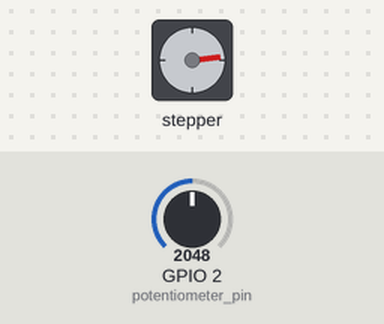
The program below on a simulated ESP32 board running MicroPython. Shown: stepper motor. The inputs (shaded band) are chosen by the test bench; at power-on: GPIO 2 (potentiometer_pin) = 2048 (analog values on the 0–4095 scale). What the program prints to the serial console is not drawn.

Above: at 1.2 s.
1.3 s: GPIO 2 (potentiometer_pin) set to 5
At 3.3 s:
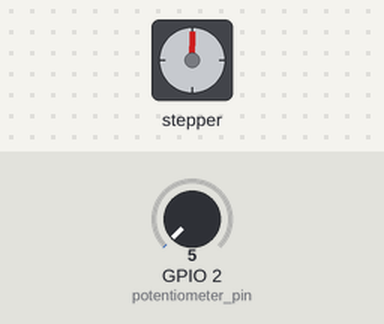
3.6 s: GPIO 2 (potentiometer_pin) set to 173
5.1 s: GPIO 2 (potentiometer_pin) set to 196
At 6.6 s:
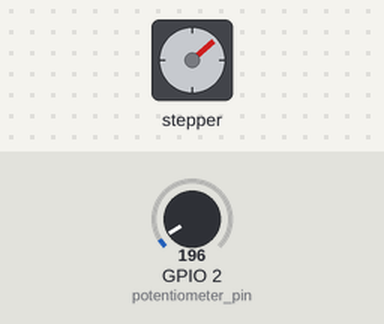
7.1 s: GPIO 2 (potentiometer_pin) set to 361
8.6 s: GPIO 2 (potentiometer_pin) set to 419
At 9.07 s:
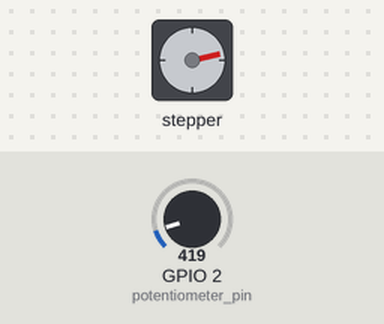
10.7 s: GPIO 2 (potentiometer_pin) set to 538
12.2 s: GPIO 2 (potentiometer_pin) set to 600
At 13.6 s:
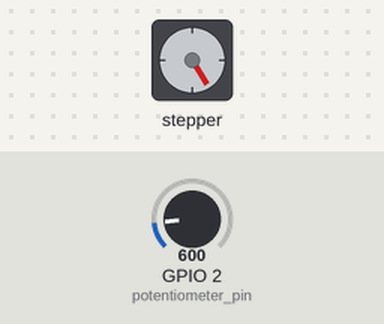
Timing chart, 0 to 15.2 s (numbered marks = the images above; inputs shaded):
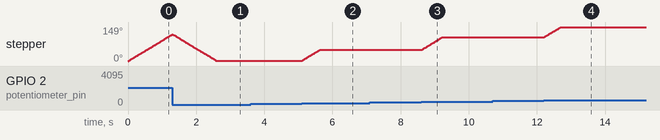

The program:

StepperTest.py
```python
from machine import Pin, ADC
from stepper import Stepper
from simple_pid import PID
import time

# Define pin connections for the stepper motor
step_pin = 18
dir_pin = 19
en_pin = None  # Optional, set to None if not connected

# Create a Stepper instance
stepper_motor = Stepper(step_pin, dir_pin, en_pin, steps_per_rev=200, speed_sps=50)

# Define pin connection for the potentiometer
potentiometer_pin = 2  # Change to the appropriate pin on your ESP32
adc = ADC(Pin(potentiometer_pin))

# Create a PID controller
pid = PID(0.001, 0, 0, setpoint=0)

# Set sample time for PID
pid.sample_time = .001  # Update every 0.01 seconds

# Set output limits for the stepper motor
pid.output_limits = (-360, 360)  # Adjust as needed

# Set a threshold for potentiometer signal change
fuzzy_threshold = 45

# Set a deadband to reduce jittering
deadband = 15

# Set precision threshold for PID output
precision_threshold = 25

# Initialize the current angle
current_angle = 0

# Error mapping function (if needed)
def error_map(error):
    # Implement your error mapping logic here
    return error

pid.error_map = error_map

def read_potentiometer():
    # Read analog value from the potentiometer and map it to the range [0, 360]
    pot_value = (adc.read() / 4)
    return int(pot_value)

try:
    while True:
        # Read potentiometer value
        current_position = read_potentiometer()
        print("Current Position:", current_position)

        # Compute new output from the PID according to the system's current value
        control = pid(current_position)
        print("PID Output:", control)

        # Check if the change in potentiometer signal is significant and if PID output is precise enough
        if (
            abs(current_position - current_angle) > fuzzy_threshold
            and abs(current_position - current_angle) > deadband
            and abs(control) <= precision_threshold
        ):
            # Update the current angle
            current_angle = current_position

            # Set the target position for the stepper motor
            stepper_motor.target_deg(int(current_angle))

        # Wait for a short duration to avoid rapid changes
        time.sleep(0.01)

except KeyboardInterrupt:
    # Stop the stepper motor and clean up GPIO
    stepper_motor.stop()
    print("Stepper motor stopped.")
```

Measured:
- the behaviour switches between 187 and 188 on GPIO 2 (potentiometer_pin) (found by bisection; images 1 and 2)
- the behaviour switches between 379 and 380 on GPIO 2 (potentiometer_pin) (found by bisection; images 2 and 3)
- the behaviour switches between 599 and 600 on GPIO 2 (potentiometer_pin) (found by bisection; images 3 and 4)
- after the input at 5.1 s, stepper: turns 47° clockwise in 0.50 s, starting at once
- after the input at 8.6 s, stepper: turns 55° clockwise in 0.60 s, starting at once
- after the input at 12.2 s, stepper: turns 45° clockwise in 0.48 s, starting at once
